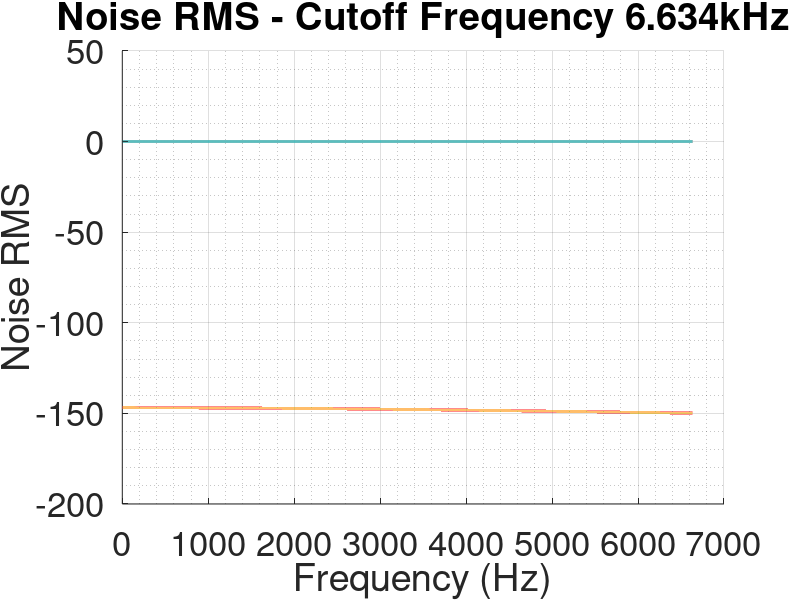

This chart was generated by the following MATLAB code:
figure(1);
hold;


#x_val =0:0.1:10000;
#x_cutoff = 6634;

function y=f(x_val)
x_cutoff = 6634;
n=2.0513e-15;
y= n.*((1./(1.+(x_val./x_cutoff).*(x_val./x_cutoff))));
#y= (-146.87 +10.*log10((1./(1.+(x_val./x_cutoff).*(x_val./x_cutoff)))));
#[q, ier, nfun, err] = quad("y", 0, 10000);
endfunction

a = quad("f",0,6634);
#y=(1./(1.+(x_val./x_cutoff).*(x_val./x_cutoff)));


x1 = 0:0.1:6634;
y1=(a)*x1.^(0);
plot(x1,y1, "linewidth",2);
title ("Noise RMS - Cutoff Frequency 6.634kHz");
xlabel ("Frequency (Hz)");
ylabel ("Noise RMS");
set(gca, 'linewidth', 0.5, "fontsize", 25);
grid on;
grid minor;

#second plot...............
x_cutoff = 6634;
y2= (-146.87 +10.*log10((1./(1.+(x1./x_cutoff).*(x1./x_cutoff)))));
plot(x1,y2, "linewidth",2);